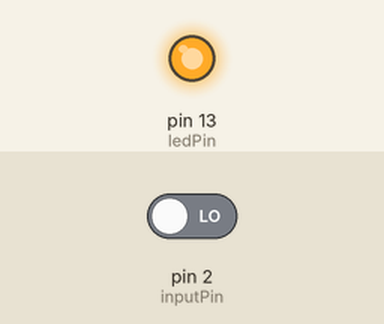
Recording of a sketch running on a simulated Arduino Uno, built with avr-gcc and run on an emulated ATmega328P. Shown: output pins drawn as LEDs (lit = HIGH). The test bench sets the inputs (shaded band); at power-on: pin 2 (inputPin) LOW.

Above: at 1.2 s.
1.3 s: pin 2 (inputPin) driven HIGH
At 1.7 s:
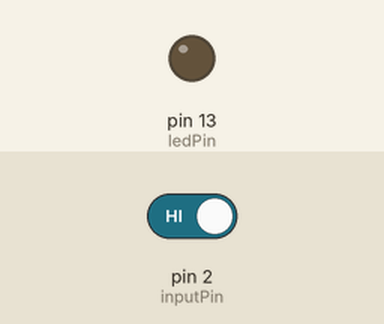
2.8 s: pin 2 (inputPin) driven LOW
At 4.1 s:
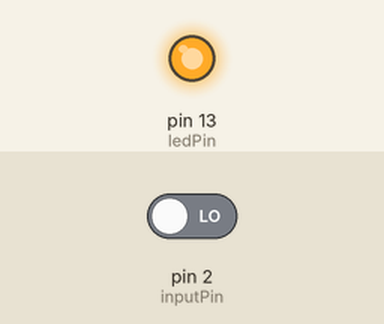
Timing chart, 0 to 5.8 s (numbered marks = the images above; inputs shaded):
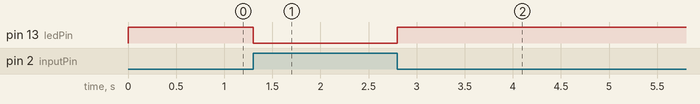

The sketch:

5.1_Using_a_Switch.ino
```cpp
// 5.1 Using a Switch

/*
 * Make the sketch respond to the
 * closing of an electrical contact
 *
 */


const int ledPin = 13;
const int inputPin = 2; // Input pin for pushbutton

void setup() {
  pinMode(ledPin, OUTPUT);
  pinMode(inputPin, INPUT);
}

void pullDown() {
  int val = digitalRead(inputPin); // Read input value
  if (val == HIGH)
    digitalWrite(ledPin, HIGH); // Turn the LED on if switch is pressed
  else
    digitalWrite(ledPin, LOW);

    // Second Way
//    digitalWrite(ledPin, digitalRead(inputPin));
}


void pullUp() {
  int val = digitalRead(inputPin);
  if (val == HIGH)
    digitalWrite(ledPin, LOW); // Turn LED OFF
  else
    digitalWrite(ledPin, HIGH);
}

void loop() {
  //pullDown();
  pullUp();


}
```

Measured:
- after the input at 1.3 s, pin 13 (ledPin): HIGH → LOW at once
- after the input at 2.8 s, pin 13 (ledPin): LOW → HIGH at once
